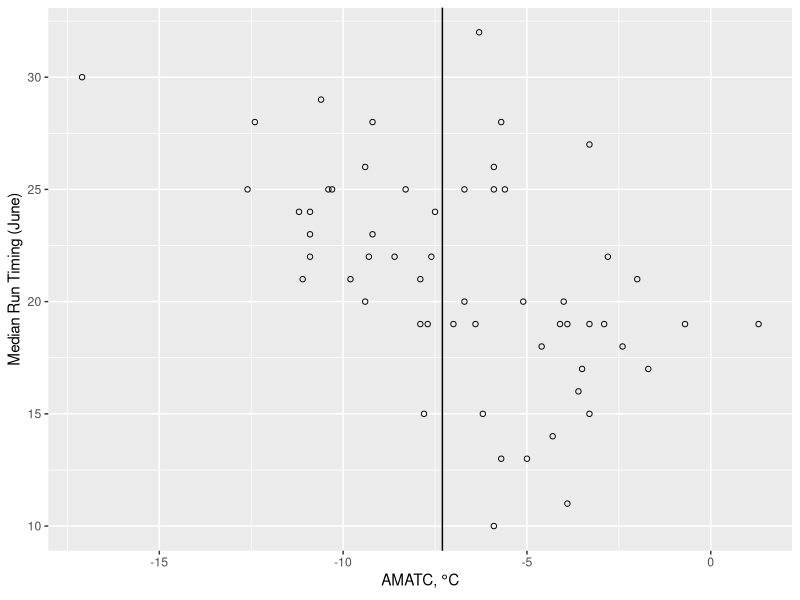
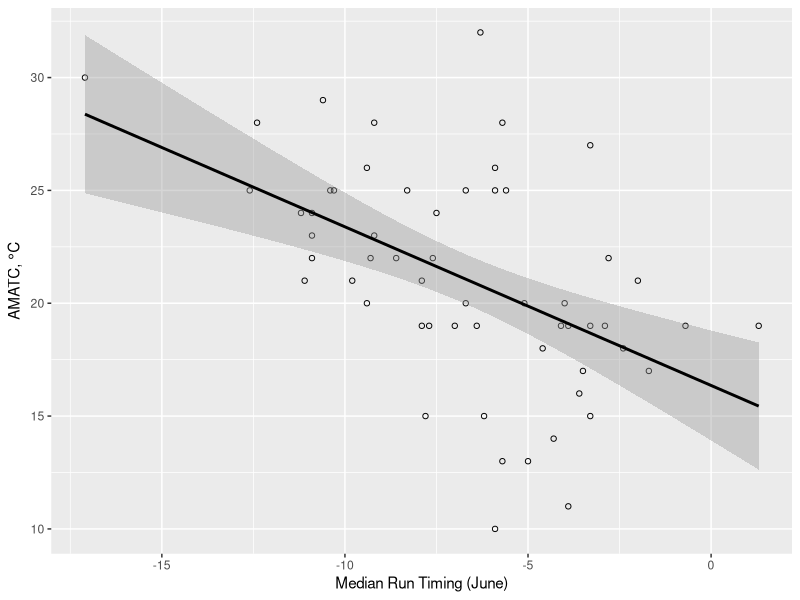
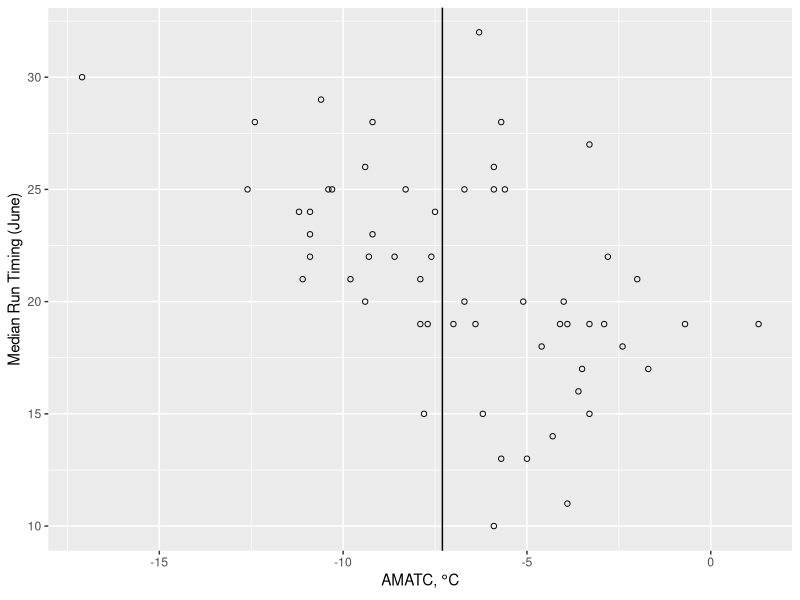

R code for these plots, in order:
#' april_forecast.R
#'
#' 15/25/50 %tiles of timing using just 2018 AMATC

library(dplyr)
library(ggplot2)
library(readr)

# Data loading/cleanup
######################

yuk <- read_csv("data/yukon.csv")


# Plotting
##########

ggplot(yuk, aes(amatc, mdj)) +
  geom_point(shape = 1) +
  geom_vline(xintercept = as.numeric(yuk[which(yuk$year == 2018),"amatc"])) +
  labs(x = expression("AMATC,"*~degree*"C"), y = "Median Run Timing (June)")

ggsave("april_forecast/mdj_against_amatc.png", width = 4, height = 4)

# Modeling
##########

model <- lm(mdj ~ amatc, data = subset(yuk, year < 2018))
summary(model)

predict(model, newdata =  yuk[yuk$year == 2018,])

result <- data.frame()

for (y in (max(yuk$year) - 15):(max(yuk$year) - 1)) {
  model <- lm(mdj ~ amatc, data = subset(yuk, year < y))
  model_pred <- as.numeric(floor(predict(model, newdata =  yuk[yuk$year == y,"amatc"])))
  
  result <- rbind(result,
                  data.frame(year = y,
                             obs = as.numeric(yuk[yuk$year == y,"mdj"]),
                             pred = model_pred))
}


mean(abs(result$obs - result$pred))
sd(abs(result$obs - result$pred))
max(abs(result$obs - result$pred))
mean(result$obs - result$pred)

ggplot(yuk, aes(amatc, mdj)) + 
  geom_point(shape = 1) +
  stat_smooth(method = "lm", color = "black") + 
  labs(x = "Median Run Timing (June)", y = expression("AMATC,"*~degree*"C"))
